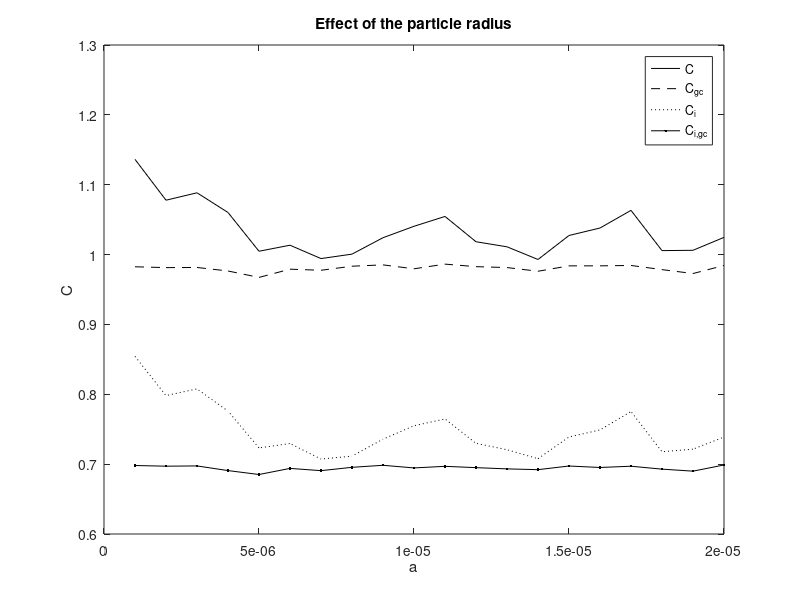

The MATLAB source for this figure:
% Quick hack script to plot the speckle contrast versus particle radius.
% The data is copied by hand into Matlab, since it consists
% of only 10ish values.


a = 1e-06 : 1e-06 : 20e-06; % Particle radius

% Data file:
% a       C               C_gc            C_interpolated  C_interpolated_gc
% 1e-06   1.13628938435   0.982531274994  0.854284709093  0.698059189313
% 2e-06   1.07782819753   0.981338098268  0.798136591798  0.697075849151
% 3e-06   1.08844170217   0.981551958423  0.807713326192  0.69745092614
% 4e-06   1.06023683243   0.976516654924  0.775925359331  0.690792587338
% 5e-06   1.00477247373   0.967302247668  0.723247309884  0.685161012107
% 6e-06   1.01339713993   0.979083297077  0.729497181202  0.693903983862
% 7e-06   0.994283563925  0.977524337755  0.707278502603  0.69067981569
% 8e-06   1.0006393581    0.983352848357  0.711458746824  0.695465953357
% 9e-06   1.0241327586    0.985263672007  0.735764685177  0.698355773917
% 10e-06  1.0404873746    0.979642772742  0.754972383057  0.694587536439
% 11e-06  1.05458310063   0.986332740117  0.764687012636  0.696879419286
% 12e-06  1.01836854118   0.982702713778  0.72978333785   0.694990804739
% 13e-06  1.01111451555   0.981415161038  0.720639022448  0.693232484068
% 14e-06  0.992975931783  0.976124687855  0.707762210174  0.692093879516
% 15e-06  1.02731772637   0.98384232335   0.738894467355  0.697332976353
% 16e-06  1.03801244279   0.983881819931  0.748937399706  0.695232996386
% 17e-06  1.06327941938   0.984413261986  0.775273813476  0.697022348698
% 18e-06  1.00566572139   0.978458372575  0.71773080426   0.692853609609
% 19e-06  1.00612776219   0.972869116464  0.721446492696  0.689966852812
% 20e-06  1.02462130392   0.984377061209  0.738811488647  0.698815003205
% <>      0.64775912792                   0.469729296786
% <>w     0.64775912792                   0.469729296786

C_interp_gc = [
    0.698059189313
    0.697075849151
    0.69745092614
    0.690792587338
    0.685161012107
    0.693903983862
    0.69067981569
    0.695465953357
    0.698355773917
    0.694587536439
    0.696879419286
    0.694990804739
    0.693232484068
    0.692093879516
    0.697332976353
    0.695232996386
    0.697022348698
    0.692853609609
    0.689966852812
    0.698815003205
];

C_interp = [
    0.854284709093
    0.798136591798
    0.807713326192
    0.775925359331
    0.723247309884
    0.729497181202
    0.707278502603
    0.711458746824
    0.735764685177
    0.754972383057
    0.764687012636
    0.72978333785
    0.720639022448
    0.707762210174
    0.738894467355
    0.748937399706
    0.775273813476
    0.71773080426
    0.721446492696
    0.738811488647
];

C_gc = [
    0.982531274994
    0.981338098268
    0.981551958423
    0.976516654924
    0.967302247668
    0.979083297077
    0.977524337755
    0.983352848357
    0.985263672007
    0.979642772742
    0.986332740117
    0.982702713778
    0.981415161038
    0.976124687855
    0.98384232335
    0.983881819931
    0.984413261986
    0.978458372575
    0.972869116464
    0.984377061209
];

C = [
    1.13628938435
    1.07782819753
    1.08844170217
    1.06023683243
    1.00477247373
    1.01339713993
    0.994283563925
    1.0006393581
    1.0241327586
    1.0404873746
    1.05458310063
    1.01836854118
    1.01111451555
    0.992975931783
    1.02731772637
    1.03801244279
    1.06327941938
    1.00566572139
    1.00612776219
    1.02462130392
]; % Speckle contrast: C(T)




%%% Plot Speckle Contrasts

figure()
plot(a,C,'k-')
hold on
plot(a,C_gc,'k--')
plot(a,C_interp,'k:')
plot(a,C_interp_gc,'k.-')
hold off
xlabel('a')
ylabel('C')
title('Effect of the particle radius')
legend('C','C_{gc}','C_{i}','C_{i,gc}','Location','best')




